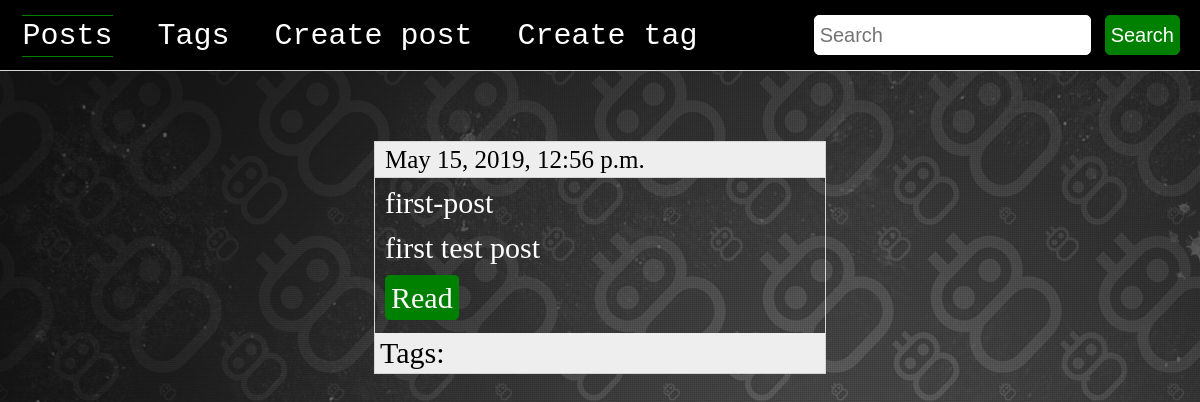
The app's page /blog/posts, older data.
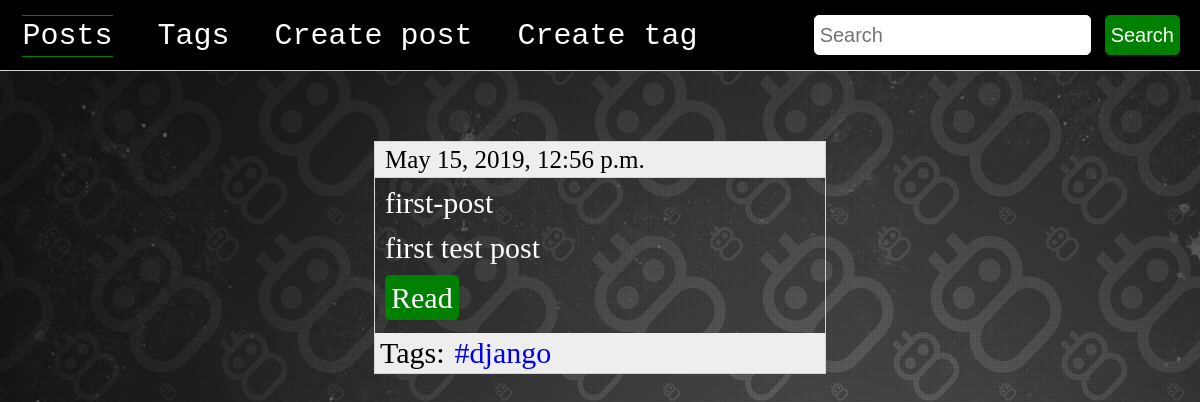
The same page, newer data.
### blog/models.py (models this page shows, shortened)
class Post(models.Model):
    title = models.CharField(max_length=50, db_index=True)
    slug = models.SlugField(max_length=50, db_index=True, unique=True)
    body = models.TextField(blank=True, db_index=True)
    datetime = models.DateTimeField(auto_now_add=True)
    tags = models.ManyToManyField('Tag', blank=True, related_name='posts')
    def get_absolute_url(self):
        return reverse('post_detail_url', kwargs={'slug':self.slug})

class Tag(models.Model):
    title = models.CharField(max_length=50)
    slug = models.SlugField(max_length=50)
    def get_absolute_url(self):
        return reverse('tag_detail_url', kwargs={'slug':self.slug})

### blog/views.py (the view)
# urls.py: path('posts', posts_list, name='posts_list_url'),
def posts_list(request):
    posts = Post.objects.all()
    return render(request, 'blog/posts_list.html', context={'posts':posts})

### blog/templates/blog/posts_list.html
{% extends 'blog/base.html' %}
{% load static %}
{% block link %}
<link rel="stylesheet" href="{% static 'css/post_list.css' %}">
<link rel="stylesheet" href="{% static 'css/post_card_template.css' %}">
{% endblock %}
{% block content %}
  <main>
    {% for post in posts %}
        {% include 'blog/includes/post_card_template.html' %}
    {% endfor %}
  </main>
{% endblock %}

### blog/templates/blog/base.html (shortened to what this page needs)
{% load static %}
<!DOCTYPE html>
<html lang="en">
<head>
  <link rel="stylesheet" href="{% static 'css/reset.min.css' %}">
  <link rel="stylesheet" href="{% static 'css/base.css' %}">
  {% block link %}{% endblock %}
</head>
<body>
<header>
    <nav>
      <ul>
        <li><a href="{% url 'posts_list_url' %}" class={% if request.path == '/blog/posts' %}active{%endif%}>Posts</a></li>
        <li><a href="{% url 'tags_list_url' %}" class={% if request.path == '/blog/tags'%}active{%endif%}>Tags</a></li>
        <li><a href="{% url 'post_create_url' %}" class={% if request.path == 'blog/posts/create'%}active{%endif%}>Create post</a></li>
        <li><a href="{% url 'tag_create_url' %}" class={% if request.path == 'blog/tag/create'%}active{%endif%}>Create tag</a></li>
      </ul>
    </nav>
    <div class="search">
      <input type="search" name="search" placeholder="Search">
      <button>Search</button>
    </div>
</header>
{% block content %}
{% endblock %}
</body>
</html>

### blog/templates/blog/includes/post_card_template.html
<div class="post_card">
  <div class="post_header">{{ post.datetime }}</div>
  <div class="post_content">
    <h3>{{ post.title }}</h3>
    <p>{{ post.body }}</p>
    <a href="{{ post.get_absolute_url }}">Read</a>
  </div>
  <div class="post_footer">
    <h4>Tags:</h4>
    {% for tag in post.tags.all %}
      <a href="{{ tag.get_absolute_url }}">#{{ tag.title }}</a>
    {% endfor %}
  </div>
</div>

### static/css/base.css (style rules this page uses)
body { background-image: url(../img/posts_list_background.jpg); }
header { width: 100%; height: 70px; display: flex; justify-content: space-between; align-items: center; background: black; color: white; border-bottom: 1px solid #d5d5d5; margin-bottom: 70px; }
header nav { width: 60%; }
header ul { display: flex; justify-content: space-around; font-size: 30px; }
header a { color: white; text-decoration: none; font-family: 'Courier New'; transition: 0.4s; }
.active, header a:hover { border-top: 1px solid green; border-bottom: 1px solid green; padding: 3px 0; }
.search { margin-right: 20px; }
.search button { height: 40px; border: 1px solid green; border-radius: 5px; background: green; color: white; font-size: 20px; text-decoration: none; padding: 5px; margin-left: 10px; }
.search input { height: 40px; font-size: 20px; padding: 5px; border: 1px solid white; border-radius: 5px; }

### static/css/post_list.css (style rules this page uses)
main { display: flex; justify-content: center; width: 100%; }

### static/css/post_card_template.css (style rules this page uses)
.post_card { border: 1px solid #d5d5d5; font-size: 30px; width: 450px; }
.post_header { background: #eeeeee; font-size: 25px; padding: 5px; padding-left: 10px; border-bottom: 1px solid #d5d5d5; margin-bottom: 10px; }
.post_content { padding-left: 10px; color: white; }
.post_content p { margin-top: 15px; margin-bottom: 20px; }
.post_content a { border: 1px solid green; border-radius: 5px; background: green; color: white; text-decoration: none; padding: 5px; }
.post_footer { display: flex; background: #eeeeee; margin-top: 20px; padding: 5px; }
.post_footer h4 { margin-right: 10px; }
.post_footer a { text-decoration: none; }

Row changes from the older to the newer data that the page shows:
added Tag: title "django"
